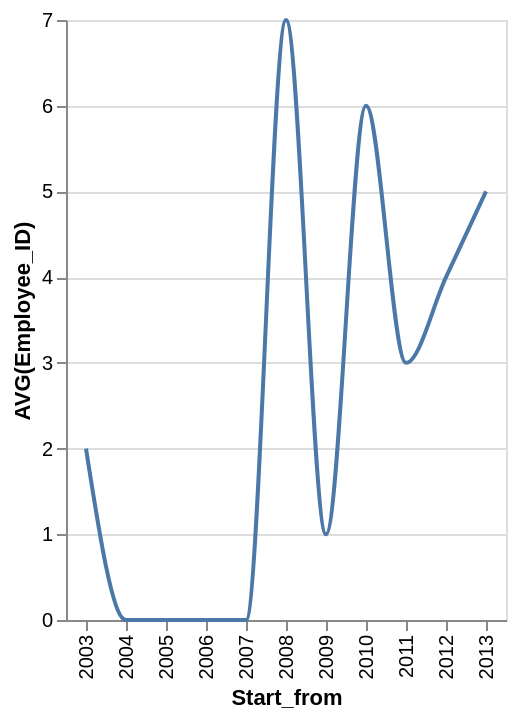

Vega-Lite specification stored for this chart:
### Vega-Lite specification from a JSON file in a GitHub repository (floating-point values rounded to 4 significant figures)
{"data": {"values": [{"x_data": "2003", "y_data": 2}, {"x_data": "2004", "y_data": 0}, {"x_data": "2005", "y_data": 0}, {"x_data": "2006", "y_data": 0}, {"x_data": "2007", "y_data": 0}, {"x_data": "2008", "y_data": 7}, {"x_data": "2009", "y_data": 1}, {"x_data": "2010", "y_data": 6}, {"x_data": "2011", "y_data": 3}, {"x_data": "2012", "y_data": 4}, {"x_data": "2013", "y_data": 5}]}, "mark": {"type": "line", "interpolate": "monotone"}, "encoding": {"x": {"field": "x_data", "type": "nominal", "title": "Start_from", "sort": "ascending"}, "y": {"field": "y_data", "type": "quantitative", "title": "AVG(Employee_ID)"}}}
